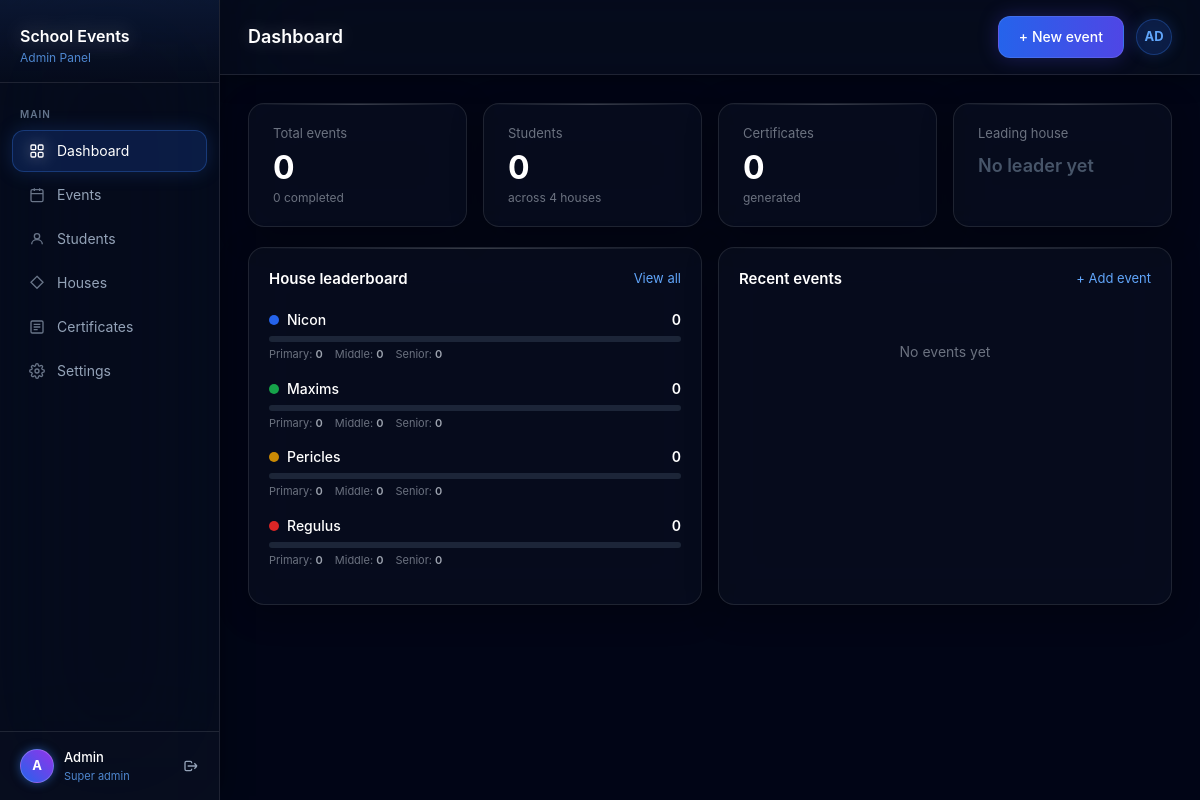
Screenshot of /dashboard (signed in) with the database file from the repository.
### models/models.py (models this page shows)
class House(Base):
    __tablename__ = "houses"
    id = Column(String, primary_key=True, default=generate_uuid)
    name = Column(String(50), nullable=False)
    color = Column(String(20), nullable=False)
    total_points = Column(Integer, default=0)
    primary_points = Column(Integer, default=0)
    middle_points = Column(Integer, default=0)
    senior_points = Column(Integer, default=0)
    students = relationship("Student", back_populates="house")

### routers/dashboard.py (the view)
@router.get("/dashboard", response_class=HTMLResponse)
async def dashboard(request: Request, db: Session = Depends(get_db)):
    if not verify_token(request):
        return RedirectResponse(url="/login")
    houses = db.query(House).order_by(House.total_points.desc()).all()
    total_students = db.query(Student).count()
    total_events = db.query(Event).count()
    completed_events = db.query(Event).filter(Event.is_completed == True).count()
    total_certificates = db.query(CertificateTemplate).count()
    recent_events = db.query(Event).order_by(Event.event_date.desc()).limit(5).all()
    return templates.TemplateResponse(request, "admin/dashboard.html", {
        "houses": houses,
        "total_students": total_students,
        "total_events": total_events,
        "completed_events": completed_events,
        "total_certificates": total_certificates,
        "recent_events": recent_events,
        "active": "dashboard"
    })

### templates/admin/dashboard.html (shortened to what this page needs)
{% extends "base.html" %}
{% block page_title %}Dashboard{% endblock %}
{% block header_actions %}
<a href="/events" class="btn-primary">+ New event</a>
{% endblock %}
{% block content %}
<div class="flex flex-col gap-5">
    <div class="grid grid-cols-1 md:grid-cols-2 lg:grid-cols-4 gap-4">
        <div class="stat-card">
            <div class="text-[13px] text-gray-400 dark:text-gray-500 mb-2">Total events</div>
            <div class="text-[32px] font-bold text-gray-900 dark:text-white leading-none">{{ total_events }}</div>
            <div class="text-xs text-gray-400 dark:text-gray-500 mt-1.5">{{ completed_events }} completed</div>
        </div>
        <div class="stat-card">
            <div class="text-[13px] text-gray-400 dark:text-gray-500 mb-2">Students</div>
            <div class="text-[32px] font-bold text-gray-900 dark:text-white leading-none">{{ total_students }}</div>
            <div class="text-xs text-gray-400 dark:text-gray-500 mt-1.5">across 4 houses</div>
        </div>
        <div class="stat-card">
            <div class="text-[13px] text-gray-400 dark:text-gray-500 mb-2">Certificates</div>
            <div class="text-[32px] font-bold text-gray-900 dark:text-white leading-none">{{ total_certificates }}</div>
            <div class="text-xs text-gray-400 dark:text-gray-500 mt-1.5">generated</div>
        </div>
        <div class="stat-card">
            <div class="text-[13px] text-gray-400 dark:text-gray-500 mb-2">Leading house</div>
            {% if houses and houses[0].total_points > 0 %}
            <div class="text-[22px] font-bold leading-none" style="color:{{ houses[0].color }}">{{ houses[0].name }}</div>
            <div class="text-xs text-gray-400 dark:text-gray-500 mt-1.5">{{ houses[0].total_points }} pts</div>
            {% else %}
            <div class="text-lg font-semibold text-gray-300 dark:text-slate-600">No leader yet</div>
            {% endif %}
        </div>
    </div>
    <div class="grid grid-cols-1 lg:grid-cols-2 gap-4">
        <div class="card">
            <div class="flex items-center justify-between mb-5">
                <div class="text-[15px] font-semibold text-gray-900 dark:text-white">House leaderboard</div>
                <a href="/houses" class="text-[13px] text-blue-500 hover:text-blue-600 dark:text-blue-400 no-underline">View all</a>
            </div>
            {% set max_pts = houses[0].total_points if houses and houses[0].total_points > 0 else 1 %}
            {% for house in houses %}
            <div class="mb-4">
                <div class="flex items-center justify-between mb-1.5">
                    <div class="flex items-center gap-2">
                        <div class="w-2.5 h-2.5 rounded-full" style="background:{{ house.color }};"></div>
                        <span class="text-sm font-medium text-gray-900 dark:text-white">{{ house.name }}</span>
                    </div>
                    <span class="text-sm font-semibold text-gray-900 dark:text-white">{{ house.total_points }}</span>
                </div>
                <div class="w-full h-1.5 bg-gray-100 dark:bg-slate-700/50 rounded-full overflow-hidden">
                </div>
                <div class="flex gap-3 mt-1">
                    <span class="text-[11px] text-gray-400 dark:text-gray-500">Primary: <b class="font-semibold text-gray-500 dark:text-gray-400">{{ house.primary_points }}</b></span>
                    <span class="text-[11px] text-gray-400 dark:text-gray-500">Middle: <b class="font-semibold text-gray-500 dark:text-gray-400">{{ house.middle_points }}</b></span>
                    <span class="text-[11px] text-gray-400 dark:text-gray-500">Senior: <b class="font-semibold text-gray-500 dark:text-gray-400">{{ house.senior_points }}</b></span>
                </div>
            </div>
            {% endfor %}
        </div>
        <div class="card">
            <div class="flex items-center justify-between mb-5">
                <div class="text-[15px] font-semibold text-gray-900 dark:text-white">Recent events</div>
                <a href="/events" class="text-[13px] text-blue-500 hover:text-blue-600 dark:text-blue-400 no-underline">+ Add event</a>
            </div>
            {% for event in recent_events %}
            <div class="flex items-center justify-between py-2.5 border-b border-gray-50 dark:border-slate-700/50 last:border-0">
                <div>
                    <div class="text-sm font-medium text-gray-900 dark:text-white">{{ event.name }}</div>
                    <div class="text-xs text-gray-400 dark:text-gray-500 mt-0.5">{{ event.category }} &middot; {{ event.grade_group }} &middot; {{ event.event_date }}</div>
                </div>
                {% if event.is_completed %}
                <span class="badge-green">Completed</span>
                {% else %}
                <span class="badge-amber">Upcoming</span>
                {% endif %}
            </div>
            {% else %}
            <div class="text-center py-8 text-gray-400 dark:text-gray-500 text-sm">No events yet</div>
            {% endfor %}
        </div>
    </div>
</div>
{% endblock %}

### rows the page displays
House: name "Nicon", total_points "0", primary_points "0", middle_points "0", senior_points "0"
House: name "Maxims", total_points "0", primary_points "0", middle_points "0", senior_points "0"
House: name "Pericles", total_points "0", primary_points "0", middle_points "0", senior_points "0"
House: name "Regulus", total_points "0", primary_points "0", middle_points "0", senior_points "0"

### other values shown
{{ total_events }} "0"
{{ completed_events }} "0"
{{ total_students }} "0"
{{ total_certificates }} "0"
